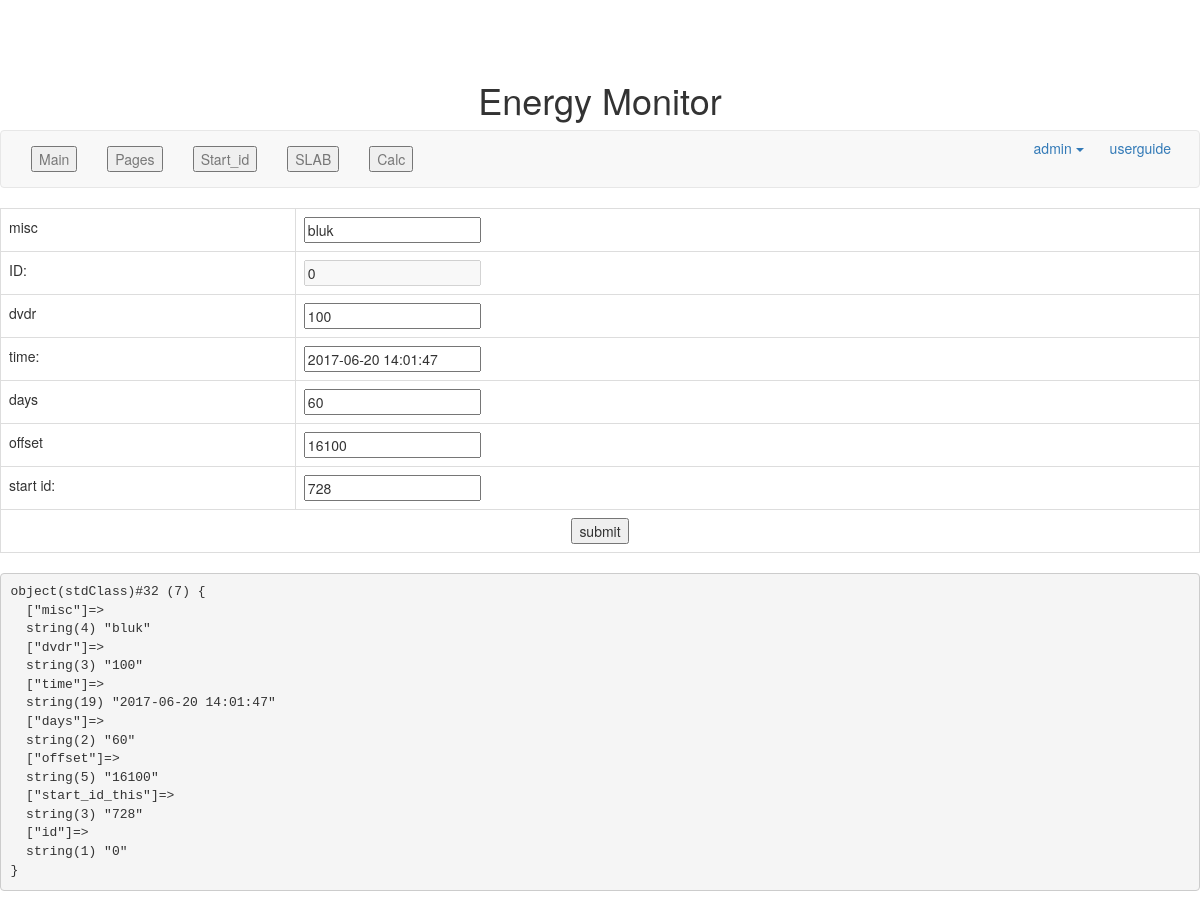
Page /index.php/kseb/edit_start_id on the committed database.
### tables this page shows
CREATE TABLE `start_id` (
  `misc` varchar(30) DEFAULT NULL,
  `dvdr` int(10) UNSIGNED DEFAULT NULL,
  `time` timestamp NULL DEFAULT NULL ON UPDATE CURRENT_TIMESTAMP,
  `days` int(5) DEFAULT NULL,
  `offset` int(10) DEFAULT NULL,
  `start_id_this` int(10) NOT NULL,
  `id` int(4) NOT NULL
);

### application/controllers/Kseb.php (called while the page is built, shortened)
<?php if ( ! defined('BASEPATH')) exit('No direct script access allowed');
class  Kseb extends CI_Controller
{
	public function edit_start_id()
	{
		$row=$this->KsebModel->getstart_id();
		$data['r']=$row;
		$this->load->view('edit_start_id',$data);
	}
}
?>

### index.php (called while the page is built, shortened)
<?php
require_once BASEPATH.'core/CodeIgniter.php';

### application/models/KsebModel.php (called while the page is built, shortened)
<?php if ( ! defined('BASEPATH')) exit('No direct script access allowed');
class KsebModel extends CI_Model
{
	public function getstart_id()
	{
		$query=$this->db->get('start_id');
		return $query->row();
	}
}

### application/views/edit_start_id.php (the view, shortened to what this page needs)
<form action=" <?php echo site_url('Kseb/update_start_id'); ?>" method="post">
      	<center><table class="table table-bordered">
	<tr>
              	<td> misc</td>
			<td>
				<input type="text" name="misc" value="<?php echo $r->misc;?>" />
                  </td>
              </tr>
          	<tr>
              	<td>ID:</td>
			<td>
				<input type="text" name="id"  disabled value="<?php  echo $r->id;?>" />
                  </td>
              </tr>
              <tr>
              	<td> dvdr</td>
			<td>
				<input type="text" name="dvdr" value="<?php    echo $r->dvdr;?>" />
                  </td>
              </tr>
              <tr>
              	<td>  time:</td>
			<td>
				<input type="text" name="time" value="<?php  echo $r->time; ?>"/>
                  </td>
              </tr>
		 <tr>
              	<td> days</td>
			<td>
				<input type="text" name="days" value="<?php  echo $r-> days;?>" />
                  </td>
              </tr>
              <tr>
              	<td>   offset</td>
			<td>
				<input type="text" name="offset" value="<?php  echo $r->offset;?>"/>
                  </td>
              </tr>
		 <tr>
              	<td> start id:</td>
			<td>
				<input type="text" name="start_id_this" value="<?php    echo $r->start_id_this;?>" />
                  </td>
              </tr>
              <tr>
              	<td colspan="2">
                  	<center><input type="submit" value="submit" name="submit" /></center>
                  </td>
              </tr>
          </table></center>
      </form>
<?php
echo '<pre>';
var_dump($r);
echo '</pre>';
?>

### application/views/header.php (style rules this page uses)
body { padding-top: 60px; padding-bottom: 40px; }

### rows in the picture
start_id: misc "bluk", id "0", dvdr "100", time "2017-06-20 14:01:47", days "60", offset "16100", start_id_this "728"
